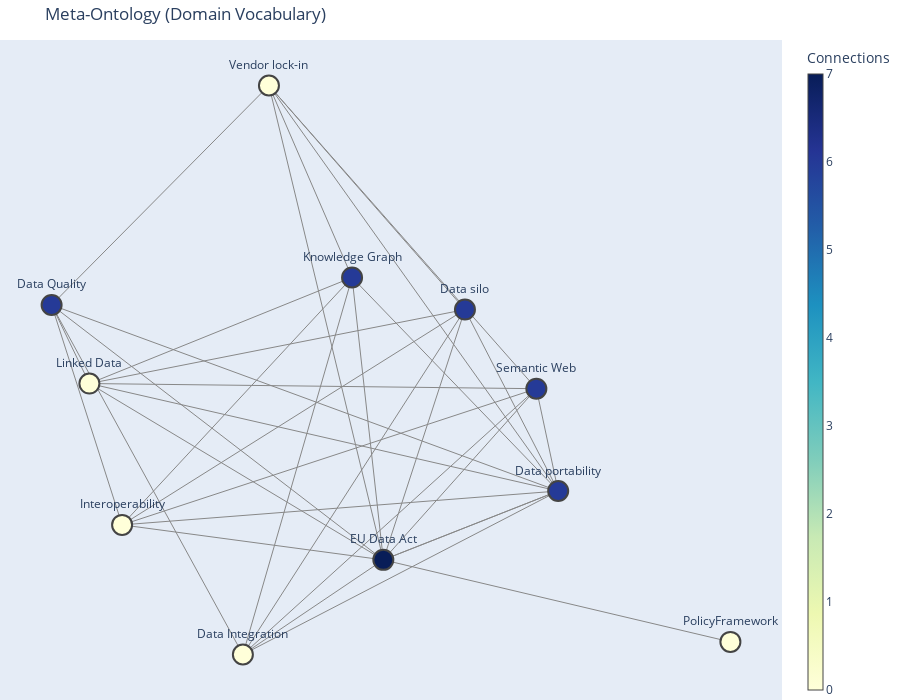

The notebook cell this image was saved under:
### Code cell
# Visualize meta-ontology
def visualize_network(G, title="Network Graph", height=700):
    """Create interactive Plotly visualization"""
    
    # Layout
    pos = nx.spring_layout(G, k=2, iterations=50, seed=42)
    
    # Edge traces
    edge_x = []
    edge_y = []
    edge_text = []
    
    for edge in G.edges(data=True):
        x0, y0 = pos[edge[0]]
        x1, y1 = pos[edge[1]]
        edge_x.extend([x0, x1, None])
        edge_y.extend([y0, y1, None])
        
        # Edge label
        edge_label = edge[2].get('label', '')
        edge_text.append(edge_label)
    
    edge_trace = go.Scatter(
        x=edge_x, y=edge_y,
        line=dict(width=1, color='#888'),
        hoverinfo='text',
        mode='lines',
        text=edge_text
    )
    
    # Node traces
    node_x = []
    node_y = []
    node_text = []
    
    for node in G.nodes(data=True):
        x, y = pos[node[0]]
        node_x.append(x)
        node_y.append(y)
        
        # Node label
        label = node[1].get('label', node[0].split('/')[-1])
        node_text.append(label)
    
    # Node colors by degree
    node_adjacencies = []
    node_hover_text = []
    for node, adjacencies in enumerate(G.adjacency()):
        node_adjacencies.append(len(adjacencies[1]))
        node_data = G.nodes[adjacencies[0]]
        label = node_data.get('label', adjacencies[0].split('/')[-1])
        comment = node_data.get('comment', '')
        node_hover_text.append(f"{label}<br>{comment}<br>Connections: {len(adjacencies[1])}")
    
    node_trace = go.Scatter(
        x=node_x, y=node_y,
        mode='markers+text',
        hoverinfo='text',
        marker=dict(
            showscale=True,
            colorscale='YlGnBu',
            color=node_adjacencies,
            size=20,
            colorbar=dict(
                thickness=15,
                title='Connections',
                xanchor='left'
            ),
            line_width=2
        ),
        text=node_text,
        textposition="top center",
        hovertext=node_hover_text
    )
    
    # Create figure
    fig = go.Figure(
        data=[edge_trace, node_trace],
        layout=go.Layout(
            title=dict(text=title),
            showlegend=False,
            hovermode='closest',
            margin=dict(b=0, l=0, r=0, t=40),
            height=height,
            xaxis=dict(showgrid=False, zeroline=False, showticklabels=False),
            yaxis=dict(showgrid=False, zeroline=False, showticklabels=False)
        )
    )
    
    return fig

# Show meta-ontology
fig_meta = visualize_network(meta_nx, title="Meta-Ontology (Domain Vocabulary)")
fig_meta.show()

### Figure 1 — Plotly figure (JSON) as saved in the notebook; plotly's stock layout.template omitted (floating-point values rounded to 4 significant figures)
{"data": [{"hoverinfo": "text", "line": {"color": "#888", "width": 1}, "mode": "lines", "text": ["facilitates", "facilitates", "facilitates", "facilitates", "facilitates", "facilitates", "facilitates", "facilitates", "facilitates", "facilitates", "facilitates", "facilitates", "facilitates", "facilitates", "facilitates", "facilitates", "facilitates", "facilitates", "facilitates", "facilitates", "facilitates", "facilitates", "facilitates", "facilitates", "facilitates", "facilitates", "facilitates", "facilitates", "facilitates", "facilitates", "addresses", "addresses", "addresses", "relates to", "implemented through", "addresses", "governed by"], "type": "scatter", "x": [0.0139, 0.07986, null, 0.0139, -0.2165, null, 0.0139, 0.449, null, 0.0139, -0.4714, null, 0.0139, -0.5404, null, 0.0139, -0.1615, null, 0.4029, 0.07986, null, 0.4029, -0.2165, null, 0.4029, 0.449, null, 0.4029, -0.4714, null, 0.4029, -0.5404, null, 0.4029, -0.1615, null, -0.6202, 0.07986, null, -0.6202, -0.2165, null, -0.6202, 0.449, null, -0.6202, -0.4714, null, -0.6202, -0.5404, null, -0.6202, -0.1615, null, 0.2522, 0.07986, null, 0.2522, -0.2165, null, 0.2522, 0.449, null, 0.2522, -0.4714, null, 0.2522, -0.5404, null, 0.2522, -0.1615, null, 0.449, 0.07986, null, 0.449, -0.2165, null, 0.449, 0.449, null, 0.449, -0.4714, null, 0.449, -0.5404, null, 0.449, -0.1615, null, 0.07986, 0.07986, null, 0.07986, -0.2165, null, 0.07986, 0.449, null, 0.07986, -0.4714, null, 0.07986, -0.5404, null, 0.07986, -0.1615, null, 0.07986, 0.8124, null], "y": [0.4264, -0.4174, null, 0.4264, -0.7002, null, 0.4264, -0.2117, null, 0.4264, -0.3129, null, 0.4264, 0.1094, null, 0.4264, 1, null, 0.09403, -0.4174, null, 0.09403, -0.7002, null, 0.09403, -0.2117, null, 0.09403, -0.3129, null, 0.09403, 0.1094, null, 0.09403, 1, null, 0.3443, -0.4174, null, 0.3443, -0.7002, null, 0.3443, -0.2117, null, 0.3443, -0.3129, null, 0.3443, 0.1094, null, 0.3443, 1, null, 0.3305, -0.4174, null, 0.3305, -0.7002, null, 0.3305, -0.2117, null, 0.3305, -0.3129, null, 0.3305, 0.1094, null, 0.3305, 1, null, -0.2117, -0.4174, null, -0.2117, -0.7002, null, -0.2117, -0.2117, null, -0.2117, -0.3129, null, -0.2117, 0.1094, null, -0.2117, 1, null, -0.4174, -0.4174, null, -0.4174, -0.7002, null, -0.4174, -0.2117, null, -0.4174, -0.3129, null, -0.4174, 0.1094, null, -0.4174, 1, null, -0.4174, -0.6625, null]}, {"hoverinfo": "text", "hovertext": ["Knowledge Graph<br>A system for storing and managing data in a graph format, allowing for complex relationships.<br>Connections: 6", "Semantic Web<br>An extension of the World Wide Web that enables data to be shared and reused across application, ent<br>Connections: 6", "Data Integration<br>The process of combining data from different sources into a unified view.<br>Connections: 0", "Data Quality<br>The condition of a dataset based on factors like accuracy, completeness, and reliability.<br>Connections: 6", "Data silo<br>Isolated repositories of data that are not easily accessible.<br>Connections: 6", "Vendor lock-in<br>A situation where customers become overly reliant on a single service provider.<br>Connections: 0", "Data portability<br>The ability to transfer data between different service providers.<br>Connections: 6", "Interoperability<br>The ability of different systems to work together.<br>Connections: 0", "Linked Data<br>A method of publishing structured data so that it can be interlinked and become more useful.<br>Connections: 0", "EU Data Act<br>A regulatory framework aimed at enhancing data accessibility and interoperability.<br>Connections: 7", "PolicyFramework<br><br>Connections: 0"], "marker": {"color": [6, 6, 0, 6, 6, 0, 6, 0, 0, 7, 0], "colorbar": {"thickness": 15, "title": {"text": "Connections"}, "xanchor": "left"}, "colorscale": [[0, "rgb(255,255,217)"], [0.125, "rgb(237,248,177)"], [0.25, "rgb(199,233,180)"], [0.375, "rgb(127,205,187)"], [0.5, "rgb(65,182,196)"], [0.625, "rgb(29,145,192)"], [0.75, "rgb(34,94,168)"], [0.875, "rgb(37,52,148)"], [1, "rgb(8,29,88)"]], "line": {"width": 2}, "showscale": true, "size": 20}, "mode": "markers+text", "text": ["Knowledge Graph", "Semantic Web", "Data Integration", "Data Quality", "Data silo", "Vendor lock-in", "Data portability", "Interoperability", "Linked Data", "EU Data Act", "PolicyFramework"], "textposition": "top center", "type": "scatter", "x": [0.0139, 0.4029, -0.2165, -0.6202, 0.2522, -0.1615, 0.449, -0.4714, -0.5404, 0.07986, 0.8124], "y": [0.4264, 0.09403, -0.7002, 0.3443, 0.3305, 1, -0.2117, -0.3129, 0.1094, -0.4174, -0.6625]}], "layout": {"height": 700, "hovermode": "closest", "margin": {"b": 0, "l": 0, "r": 0, "t": 40}, "showlegend": false, "title": {"text": "Meta-Ontology (Domain Vocabulary)"}, "xaxis": {"showgrid": false, "showticklabels": false, "zeroline": false}, "yaxis": {"showgrid": false, "showticklabels": false, "zeroline": false}}}
